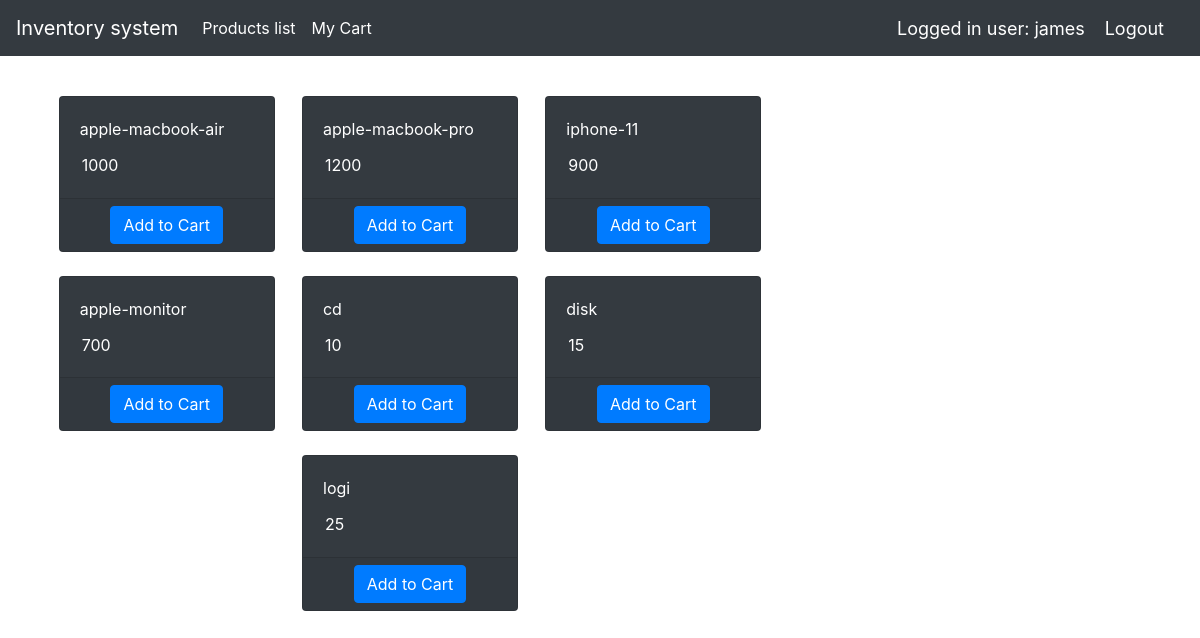
/home_customer/ (signed in), run on the app's committed database.
### invmanagement/models.py (models this page shows, shortened)
class Product(models.Model):
    category = models.CharField(max_length=50, blank=True, choices=category_choice)
    prod_name = models.CharField(max_length=50, blank=True, null=True)
    quantity = models.IntegerField(default='0', blank=False, null=True)
    availability = models.BooleanField(default=False)
    last_updated = models.DateTimeField(auto_now_add=False, auto_now=True)
    price = models.IntegerField(default=0, blank=False)

### invmanagement/authentications.py (the view)
		def wrapper_func(request, *args, **kwargs):
			group = None
			if request.user.groups.exists():
				group = request.user.groups.all()[0].name
			if group in allowed_roles:
				return view_func(request, *args, **kwargs)
			else:
				return HttpResponse('You are not authorized to view this page')

### invmanagement/authentications.py (called while the page is built)
def allowed_users(allowed_roles=[]):
	def decorator(view_func):
		def wrapper_func(request, *args, **kwargs):
			group = None
			if request.user.groups.exists():
				group = request.user.groups.all()[0].name
			if group in allowed_roles:
				return view_func(request, *args, **kwargs)
			else:
				return HttpResponse('You are not authorized to view this page')
		return wrapper_func
	return decorator

### invmanagement/templates/home_customer.html (shortened to what this page needs)
{% load static %}
{% load crispy_forms_tags %}
{% load cart %}
<!doctype html>
<html lang="en">
<head>
    <link href="{% static '/css/stylesheet.css' %}" rel="stylesheet">
    <link href="{% static '/css/bootstrap.min.css' %}" rel="stylesheet">
    <link href="{% static 'css/navbar-top-fixed.css' %}" rel="stylesheet">
</head>
<body id="bg">
{% include 'navbar.html' %}
<div class="container mt-4">
    <div class="row">
        <div id="products" class="col-lg-8">
            <div class="row mx-auto">
                {% for product in products %}
                    <div class="card mx-auto mb-4 bg-dark" style="width: 13.5rem;">
                        <div class="card-body text-white">
                            <p class="card-title">{{ product.prod_name }}</p>
                            <p class="card-text">{{ product.price }}
                            </p>
                        </div>
                        <div class="card-footer p-0 no-gutters">
                            {% if product|is_in_cart:request.session.cart %}
                                <div class="row no-gutters">
                                    <form action="/home_customer/" method="post" class="col-lg-2">
                                        {% csrf_token %}
                                        <input hidden type="text" value="{{ product.id }}" name="product">
                                        <input hidden type="text" value="True" name="remove">
                                        <input type="submit" value="-" class="btn btn-dark btn-block">
                                    </form>
                                    <div class=" text-center mt-2 text-white col">{{ product|cart_quantity:request.session.cart }}
                                        in Cart
                                    </div>
                                    <form action="/home_customer/" method="post" class="col-lg-2">
                                        {% csrf_token %}
                                        <input hidden type="text" value="{{ product.id }}" name="product">
                                        <input type="submit" value="+" class="btn btn-dark btn-block">
                                    </form>
                                </div>
                            {% else %}
                                <form method="post" action="/home_customer/" class="btn btn-block">
                                    <input type="submit" class="btn btn-primary" value="Add to Cart">
                                </form>
                            {% endif %}
                        </div>
                    </div>
                {% endfor %}
            </div>
        </div>
    </div>
</div>
</body>
</html>

### invmanagement/templates/navbar.html (shortened to what this page needs)
{% load static %}
<nav class="navbar navbar-expand-md navbar-dark fixed-top bg-dark">
    <a class="navbar-brand" href="/">Inventory system</a>
    <div class="collapse navbar-collapse" id="navbarCollapse">
        <ul class="navbar-nav mr-auto">
            {% if request.user.groups.all.0.name == "customer"  %}
                <li class="nav-item active">
                    <a class="nav-link" href="/home_customer">Products list</a>
                </li>
                <li class="nav-item active">
                    <a class="nav-link" href="/cart">My Cart</a>
                </li>
            {% endif %}
        </ul>
        <span class="hello-msg">Logged in user: {{ request.user }}</span>
        <span><a class="hello-msg" href="{% url 'logout' %}">Logout</a></span>
    </div>
</nav>

### static/css/stylesheet.css (style rules this page uses)
body { background-color: #34eb6b; }

### static/css/navbar-top-fixed.css (style rules this page uses)
body { min-height: 75rem; padding-top: 4.5rem; }

### invmanagement/templates/navbar.html (style rules this page uses)
.hello-msg { font-size: 18px; color: #fff; margin-right: 20px; }

### data on the page
Product: prod_name "apple-macbook-air", price "1000"
Product: prod_name "apple-macbook-pro", price "1200"
Product: prod_name "iphone-11", price "900"
Product: prod_name "apple-monitor", price "700"
Product: prod_name "cd", price "10"
Product: prod_name "disk", price "15"
Product: prod_name "logi", price "25"

### other printed values
{{ request.user }} "james"
